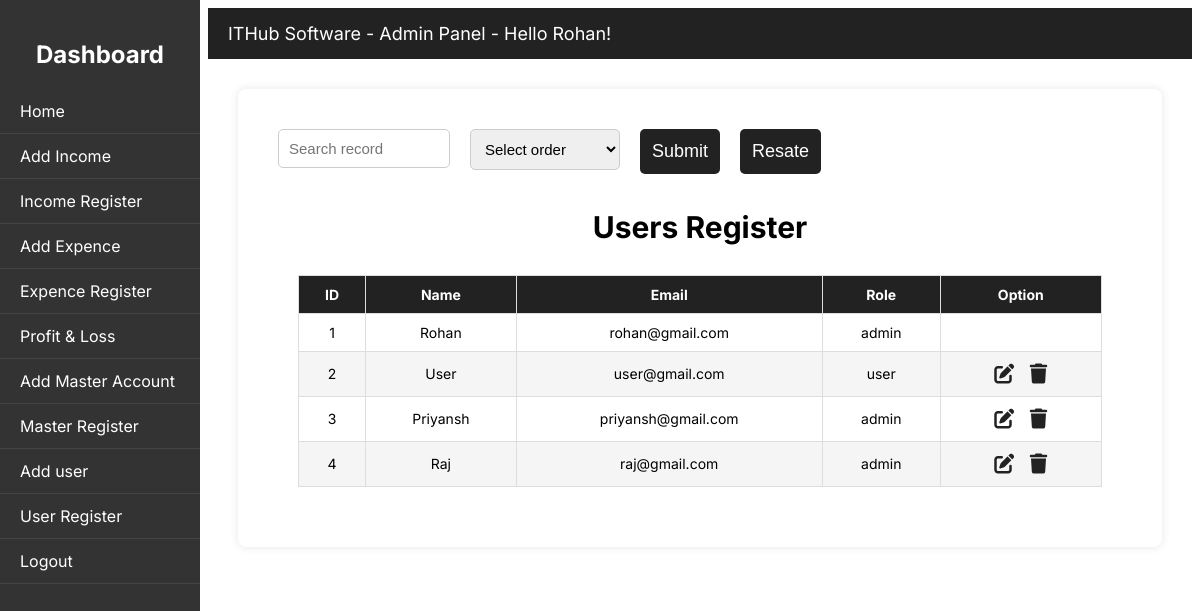
/Admin/user_register.php (signed in), run on the app's committed database.
### tables this page shows
CREATE TABLE `users` (
  `id` int(11) NOT NULL,
  `name` varchar(100) NOT NULL,
  `email` varchar(100) NOT NULL,
  `password` varchar(255) NOT NULL,
  `role` enum('user','admin') DEFAULT 'user',
  `created_at` timestamp NOT NULL DEFAULT current_timestamp()
);

### Admin/user_register.php (the view, shortened to what this page needs)
<!DOCTYPE html>
<html lang="en">
<head>
    <link rel="stylesheet" href="../ins/Style.css">
    <?php
    require_once('../ins/connection.php');
    $sql = "select * from users";
    $result = mysqli_query($link, $sql) or die(mysqli_error($link));
    ?>
</head>
<body>
    <div class="sidebar">
        <h2>Dashboard</h2>
        <a href="Dashboard.php">Home</a>
        <a href="add_income.php">Add Income</a>
        <a href="income_register.php">Income Register</a>
        <a href="add_expence.php">Add Expence</a>
        <a href="expence_register.php">Expence Register</a>
        <a href="profit_loss.php">Profit & Loss</a>
        <a href="master_account_add.php">Add Master Account</a>
        <a href="master_account_register.php">Master Register</a>
        <a href="add_user.php">Add user</a>
        <a href="user_register.php">User Register</a>
        <a href="logout.php">Logout</a>
    </div>
    <div class="topbar">ITHub Software - Admin Panel - Hello <?php echo $_SESSION['user_name']; ?>!</div>
    <div class="content-fuill">
        <div class="box-fuill">
            <div class="search-filter-div">
                <form action="" method="GET" class="search-form">
                    <div class="form-group-search">
                        <input type="text" name="search" class="search-input" placeholder="Search record">
                    </div>
                    <div class="form-group-search">
                        <select name="filter" id="filter" class="search-select">
                            <option value="">Select order</option>
                        </select>
                    </div>
                    <div class="form-group-search">
                        <input type="submit" value="Submit">
                    </div>
                </form>
                <form action="" method="">
                    <div class="form-group-search">
                        <input type="submit" value="Resate">
                    </div>
                </form>
            </div>
            <h2>Users Register</h2>
            <div class="table-wrapper">
                <table>
                    <thead>
                        <tr>
                            <th>ID</th>
                            <th>Name</th>
                            <th>Email</th>
                            <th>Role</th>
                            <th>Option</th>
                        </tr>
                    </thead>
                    <tbody>
                        <?php while ($row = mysqli_fetch_assoc($result)) {
                            extract($row); ?>
                            <tr>
                                <td><?= $id ?></td>
                                <td><?= $name ?></td>
                                <td><?= $email ?></td>
                                <td><?= $role ?></td>
                                <td>
                                    <?php
                                    if ($_SESSION['user_name'] != $name) {
                                    ?>
                                        <a href="edit_user.php?id=<?= $id ?>">
                                            <i class="fa-solid fa-pen-to-square"></i>
                                        </a>
                                        <a href="submit/delete_user.php?id=<?= $id ?>">
                                            <i class="fa-solid fa-trash"></i>
                                        </a>
                                    <?php } ?>
                                </td>
                            </tr>
                        <?php } ?>
                    </tbody>
                </table>
            </div>
        </div>
    </div>
</body>
</html>

### ins/Style.css (style rules this page uses)
body { font-family: "Inter", sans-serif; }
.sidebar { width: 200px; height: 100vh; background: #333; color: #fff; position: fixed; top: 0; left: 0; padding-top: 20px; }
.sidebar h2 { text-align: center; margin-bottom: 20px; }
.sidebar a { display: block; padding: 12px 20px; color: #fff; text-decoration: none; border-bottom: 1px solid #444; }
.topbar { margin-left: 200px; background: #222; color: #fff; padding: 15px 20px; font-size: 18px; }
a { text-decoration: none; color: #222; }
input[type="submit"] { padding: 12px; font-size: 18px; background: #222; color: #fff; border: none; border-radius: 5px; cursor: pointer; }
.table-wrapper { overflow-x: auto; }
table { width: 100%; border-collapse: collapse; font-size: 14px; }
table thead th { background: #222; color: #fff; }
table th, table td { padding: 10px; border: 1px solid #ddd; text-align: center; white-space: nowrap; }
table tr:nth-child(even) { background: #f5f5f5; }
table tr td a { margin: 0 5px; font-size: 20px; text-decoration: none; color: #222; }
.content-fuill { margin-left: 200px; padding: 30px; }
.box-fuill { background: #fff; padding: 30px; border-radius: 8px; box-shadow: 0 0 10px rgba(0, 0, 0, 0.1); }
.box-fuill h2 { text-align: center; margin-bottom: 30px; font-size: 30px; }
.search-form { display: flex; }
.search-input, .search-select { padding: 10px; font-size: 15px; border: 1px solid #ccc; border-radius: 5px; width: 150px; }
.form-group-search { padding: 10px; }
.search-filter-div { display: flex; }
.table-wrapper { overflow-x: auto; margin: 30px; }

### data on the page
users: id "1", name "Rohan", email "rohan@gmail.com", role "admin"
users: id "2", name "User", email "user@gmail.com", role "user"
users: id "3", name "Priyansh", email "priyansh@gmail.com", role "admin"
users: id "4", name "Raj", email "raj@gmail.com", role "admin"

### other printed values
$_SESSION['user_name'] "Rohan"
